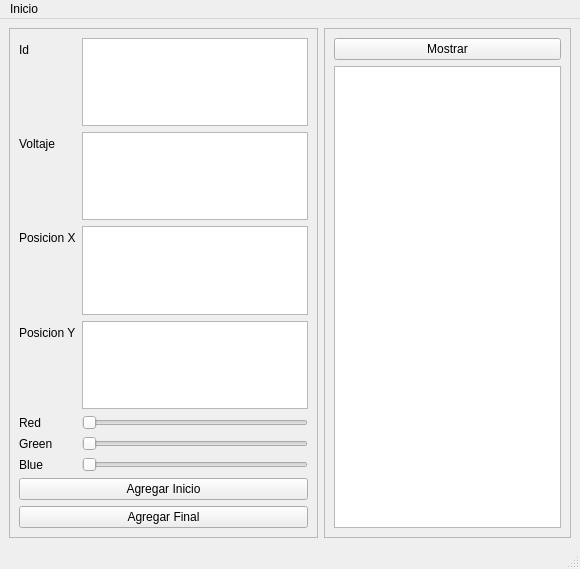
<?xml version="1.0" encoding="UTF-8"?>
<ui version="4.0">
 <class>MainWindow</class>
 <widget class="QMainWindow" name="MainWindow">
  <property name="geometry">
   <rect>
    <x>0</x>
    <y>0</y>
    <width>580</width>
    <height>569</height>
   </rect>
  </property>
  <property name="windowTitle">
   <string>MainWindow</string>
  </property>
  <widget class="QWidget" name="centralwidget">
   <layout class="QHBoxLayout" name="horizontalLayout">
    <item>
     <widget class="QFrame" name="frame">
      <property name="frameShape">
       <enum>QFrame::StyledPanel</enum>
      </property>
      <property name="frameShadow">
       <enum>QFrame::Raised</enum>
      </property>
      <layout class="QFormLayout" name="formLayout">
       <item row="0" column="0">
        <widget class="QLabel" name="label">
         <property name="text">
          <string>Id</string>
         </property>
        </widget>
       </item>
       <item row="0" column="1">
        <widget class="QTextEdit" name="id"/>
       </item>
       <item row="2" column="0">
        <widget class="QLabel" name="label_2">
         <property name="text">
          <string>Voltaje</string>
         </property>
        </widget>
       </item>
       <item row="2" column="1">
        <widget class="QTextEdit" name="voltaje"/>
       </item>
       <item row="4" column="0">
        <widget class="QLabel" name="label_7">
         <property name="text">
          <string>Posicion X</string>
         </property>
        </widget>
       </item>
       <item row="4" column="1">
        <widget class="QTextEdit" name="posicionx"/>
       </item>
       <item row="6" column="1">
        <widget class="QTextEdit" name="posiciony"/>
       </item>
       <item row="8" column="0">
        <widget class="QLabel" name="label_9">
         <property name="text">
          <string>Red</string>
         </property>
        </widget>
       </item>
       <item row="8" column="1">
        <widget class="QSlider" name="red">
         <property name="orientation">
          <enum>Qt::Horizontal</enum>
         </property>
        </widget>
       </item>
       <item row="10" column="0">
        <widget class="QLabel" name="label_10">
         <property name="text">
          <string>Green</string>
         </property>
        </widget>
       </item>
       <item row="10" column="1">
        <widget class="QSlider" name="green">
         <property name="orientation">
          <enum>Qt::Horizontal</enum>
         </property>
        </widget>
       </item>
       <item row="12" column="0">
        <widget class="QLabel" name="label_11">
         <property name="text">
          <string>Blue</string>
         </property>
        </widget>
       </item>
       <item row="12" column="1">
        <widget class="QSlider" name="blue">
         <property name="orientation">
          <enum>Qt::Horizontal</enum>
         </property>
        </widget>
       </item>
       <item row="14" column="0" colspan="2">
        <widget class="QPushButton" name="agregarInicio">
         <property name="text">
          <string>Agregar Inicio</string>
         </property>
        </widget>
       </item>
       <item row="15" column="0" colspan="2">
        <widget class="QPushButton" name="agregarFinal">
         <property name="text">
          <string>Agregar Final</string>
         </property>
        </widget>
       </item>
       <item row="6" column="0">
        <widget class="QLabel" name="label_8">
         <property name="text">
          <string>Posicion Y</string>
         </property>
        </widget>
       </item>
      </layout>
     </widget>
    </item>
    <item>
     <widget class="QFrame" name="frame_2">
      <property name="frameShape">
       <enum>QFrame::StyledPanel</enum>
      </property>
      <property name="frameShadow">
       <enum>QFrame::Raised</enum>
      </property>
      <layout class="QGridLayout" name="gridLayout">
       <item row="1" column="0">
        <widget class="QPlainTextEdit" name="listaNeuronas"/>
       </item>
       <item row="0" column="0">
        <widget class="QPushButton" name="mostrar">
         <property name="text">
          <string>Mostrar</string>
         </property>
        </widget>
       </item>
      </layout>
     </widget>
    </item>
   </layout>
  </widget>
  <widget class="QStatusBar" name="statusbar"/>
  <widget class="QMenuBar" name="menubar">
   <property name="geometry">
    <rect>
     <x>0</x>
     <y>0</y>
     <width>580</width>
     <height>22</height>
    </rect>
   </property>
   <widget class="QMenu" name="menuInicio">
    <property name="title">
     <string>Inicio</string>
    </property>
    <addaction name="openFile"/>
    <addaction name="actionRecuperar"/>
   </widget>
   <addaction name="menuInicio"/>
  </widget>
  <action name="actionOpen">
   <property name="text">
    <string>Open</string>
   </property>
  </action>
  <action name="openFile">
   <property name="text">
    <string>Guardar</string>
   </property>
  </action>
  <action name="actionRecuperar">
   <property name="text">
    <string>Recuperar</string>
   </property>
  </action>
 </widget>
 <resources/>
 <connections/>
</ui>
